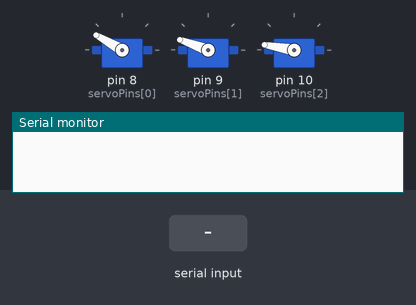
This sketch was run on a simulated Arduino Uno, built with avr-gcc and run on an emulated ATmega328P. Shown: 3 × servo, the last lines printed to the serial monitor. The inputs (shaded band) are chosen by the test bench.

Above: at 1.2 s.
1.3 s: "90,45\n" received over Serial
At 1.9 s:
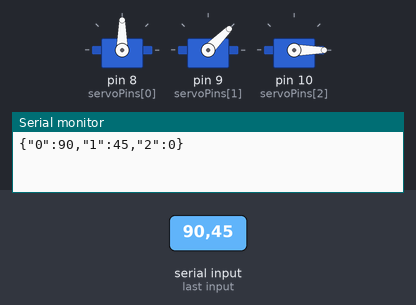
3.0 s: "30,150\n" received over Serial
At 4.4 s:
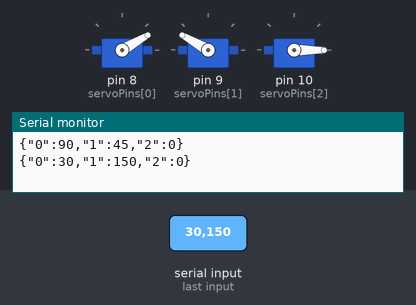
4.7 s: "5\n" received over Serial
At 5.9 s:
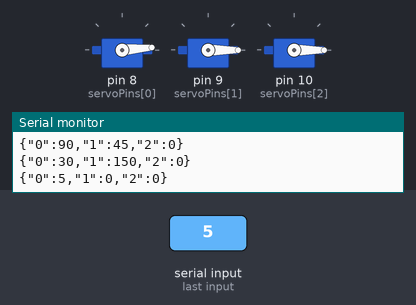
6.6 s: "90\n" received over Serial
At 7.3 s:
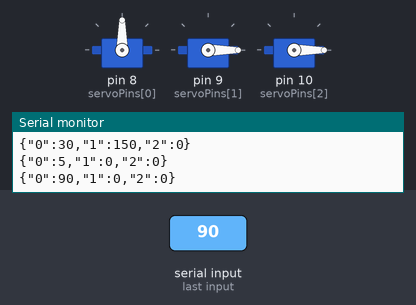
8.5 s: "200\n" received over Serial
At 9.9 s:
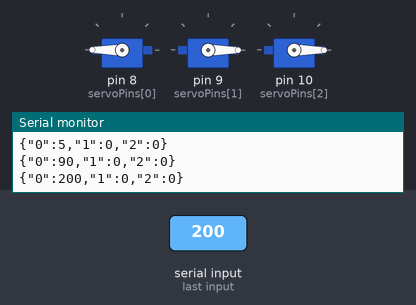
Timing chart, 0 to 11.4 s (numbered marks = the images above; inputs shaded):
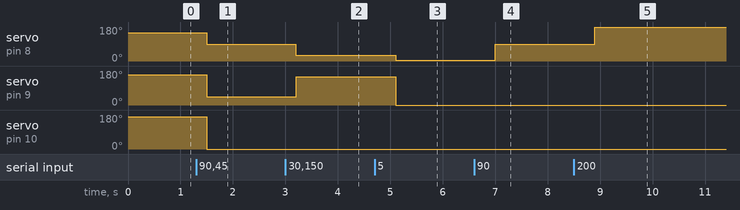

The sketch:

main.ino
```cpp
#include <ArduinoJson.h>
#include <Servo.h>

const int capacity = JSON_OBJECT_SIZE(3);

char servoPins[3] = {8, 9, 10};
Servo servo[3];
int angle[3] = { // 기본 초기 각도 설정
    150, 160, 170
};

void sendStatus() // 현재 각도 시리얼로 전송
{
  StaticJsonDocument<24> doc;

  doc["0"] = angle[0];
  doc["1"] = angle[1];
  doc["2"] = angle[2];
  String output;
  serializeJson(doc, output); // 데이터 JSON으로 변환
  Serial.println(output);
}

void setup()
{
  Serial.begin(115200);
  Serial.setTimeout(200);

  for (char i = 0; i < 3; i++) // 서보 모터 초기화
  {
    servo[i].attach(servoPins[i]);
    servo[i].write(angle[i]);
  }
}

void loop()
{
  if (Serial.available())
  {
    for (char i = 0; i < 3; i++)
    {
      angle[i] = Serial.parseInt(); // 데이터 받아서 각도 지정
    }

    sendStatus();
  }

  for (char i = 0; i < 3; i++)
  {
    servo[i].write(angle[i]); // 계속해서 각도 설정
  }
}
```

Measured:
- after the input at 1.3 s, servo on pin 8 (servoPins[0]): 150° → 90° after 0.20 s; servo on pin 9 (servoPins[1]): 160° → 45° after 0.20 s; servo on pin 10 (servoPins[2]): 170° → 0° after 0.20 s
- after the input at 3.0 s, servo on pin 8 (servoPins[0]): 90° → 30° after 0.20 s; servo on pin 9 (servoPins[1]): 45° → 150° after 0.20 s
- after the input at 4.7 s, servo on pin 8 (servoPins[0]): 30° → 5° after 0.40 s; servo on pin 9 (servoPins[1]): 150° → 0° after 0.40 s
- after the input at 6.6 s, servo on pin 8 (servoPins[0]): 5° → 90° after 0.40 s
- after the input at 8.5 s, servo on pin 8 (servoPins[0]): 90° → 180° after 0.40 s
